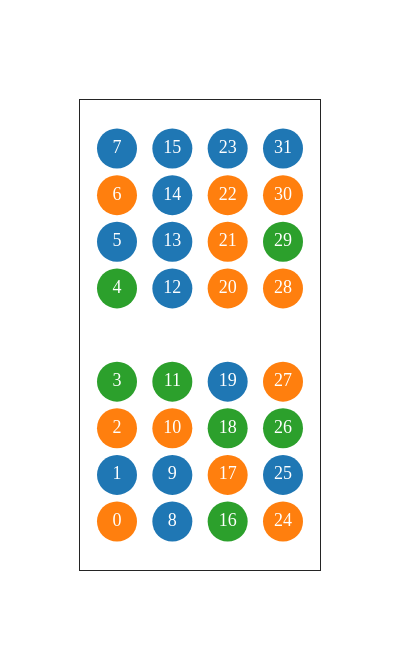

Notebook cell for this chart:
### Code cell
import pandas as pd
import numpy as np
import dash
import plotly.express as px
import plotly.graph_objects as go

# make data
x, y = np.meshgrid(np.arange(0, 4), np.arange(0, 8))
colors = np.random.randint(0, 3, size=8*4)

df = pd.DataFrame({'x': x.ravel(), 'y': y.ravel(), 'color': colors})
df['index'] = df['y'] + 8 * df['x']
df.loc[df['y'] > 3, 'y'] += 1

fig = go.Figure()
for color, _df in df.groupby('color'):
    fig.add_trace(
        go.Scatter(
            x=_df['x'].to_list(), 
            y=_df['y'].to_list(), 
            text=_df['index'].to_list(), 
            textfont=dict(
                family="sans serif",
                size=18,
                color="White"
            ),
            mode='markers+text',
            marker={'size': 40}))
fig.update_layout({
    'template': 'simple_white',
    'width': 400,
    'height': 650,
    'showlegend': False
})
fig.update_xaxes(mirror=True, showticklabels=False, ticks='')
fig.update_yaxes(mirror=True, showticklabels=False, ticks='')
fig.show()

### Figure 1 — Plotly figure (JSON) as saved in the notebook; plotly's stock layout.template omitted (floating-point values rounded to 4 significant figures)
{"data": [{"marker": {"size": 40}, "mode": "markers+text", "text": ["8", "1", "9", "25", "19", "12", "5", "13", "14", "7", "15", "23", "31"], "textfont": {"color": "White", "family": "sans serif", "size": 18}, "type": "scatter", "x": [1, 0, 1, 3, 2, 1, 0, 1, 1, 0, 1, 2, 3], "y": [0, 1, 1, 1, 3, 5, 6, 6, 7, 8, 8, 8, 8]}, {"marker": {"size": 40}, "mode": "markers+text", "text": ["0", "24", "17", "2", "10", "27", "20", "28", "21", "6", "22", "30"], "textfont": {"color": "White", "family": "sans serif", "size": 18}, "type": "scatter", "x": [0, 3, 2, 0, 1, 3, 2, 3, 2, 0, 2, 3], "y": [0, 0, 1, 2, 2, 3, 5, 5, 6, 7, 7, 7]}, {"marker": {"size": 40}, "mode": "markers+text", "text": ["16", "18", "26", "3", "11", "4", "29"], "textfont": {"color": "White", "family": "sans serif", "size": 18}, "type": "scatter", "x": [2, 2, 3, 0, 1, 0, 3], "y": [0, 2, 2, 3, 3, 5, 6]}], "layout": {"height": 650, "showlegend": false, "width": 400, "xaxis": {"mirror": true, "showticklabels": false, "ticks": ""}, "yaxis": {"mirror": true, "showticklabels": false, "ticks": ""}}}
